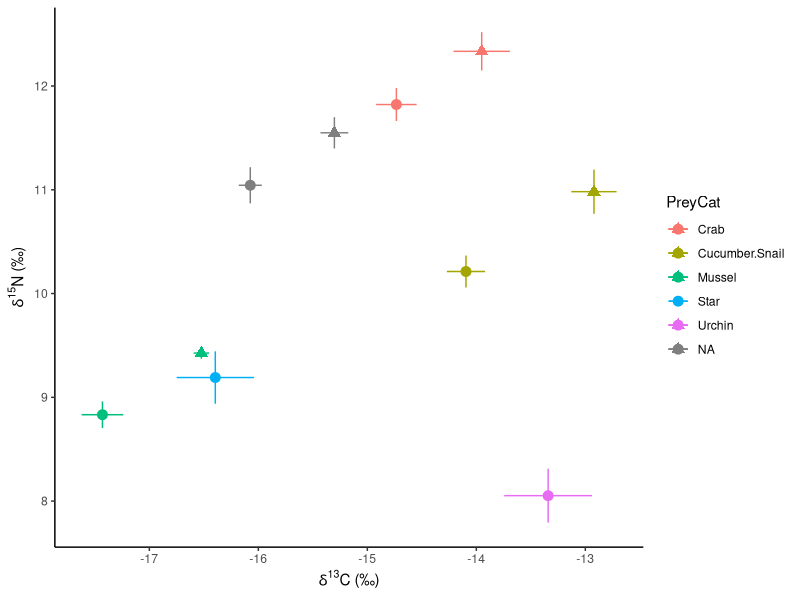
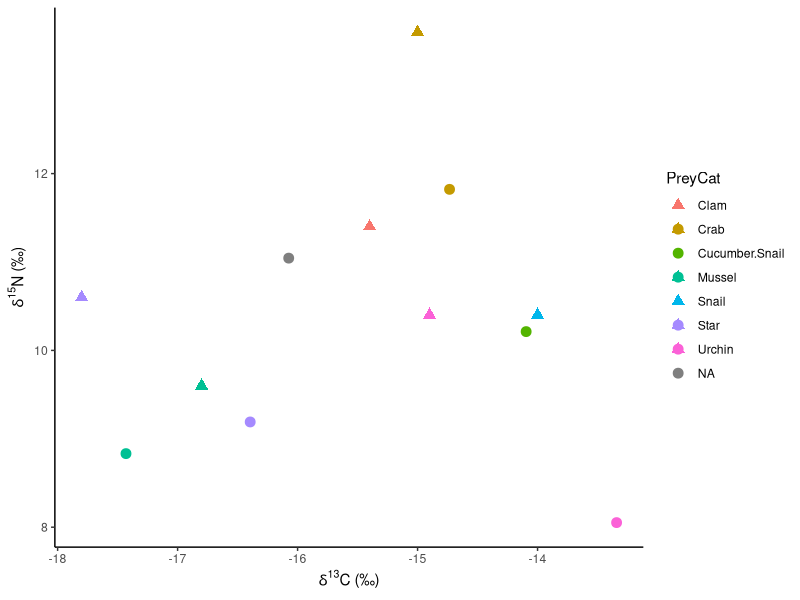
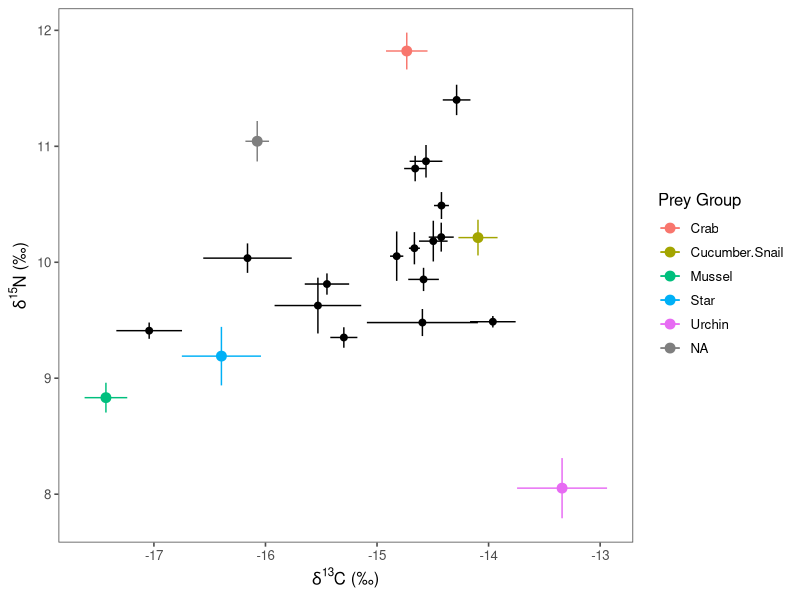
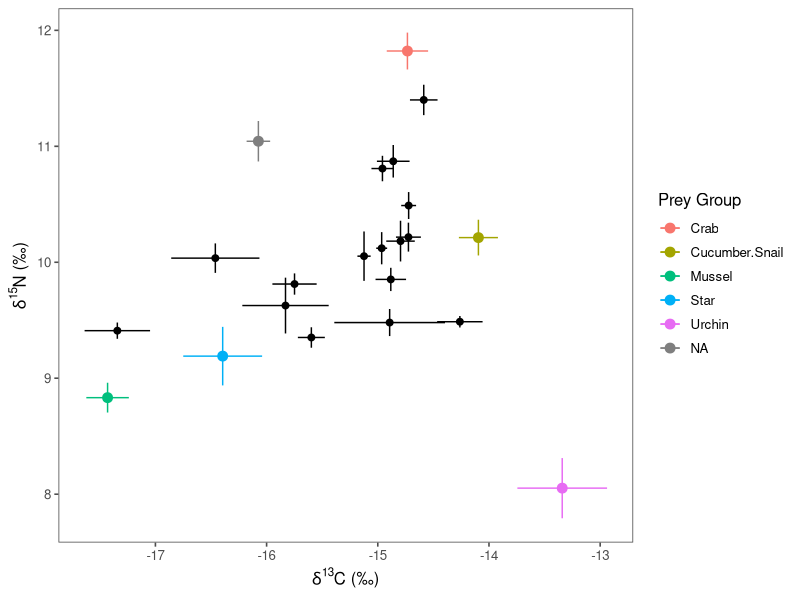
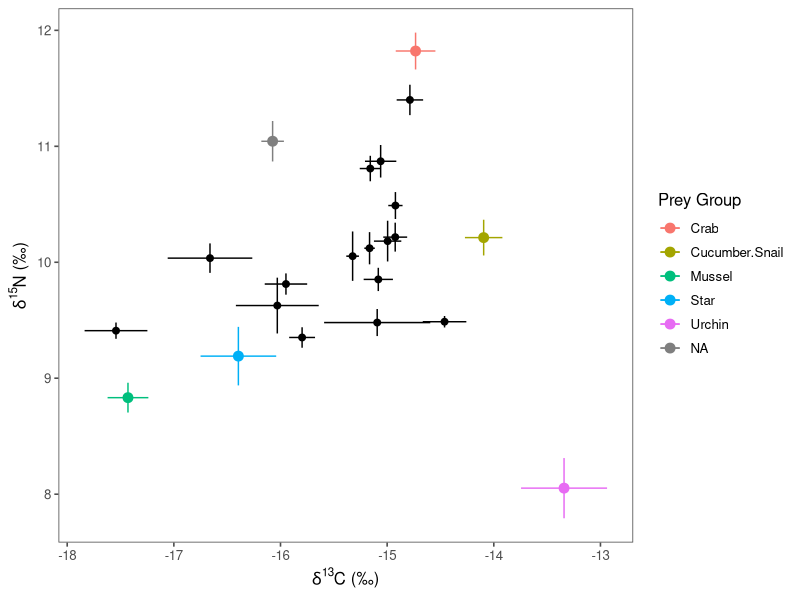
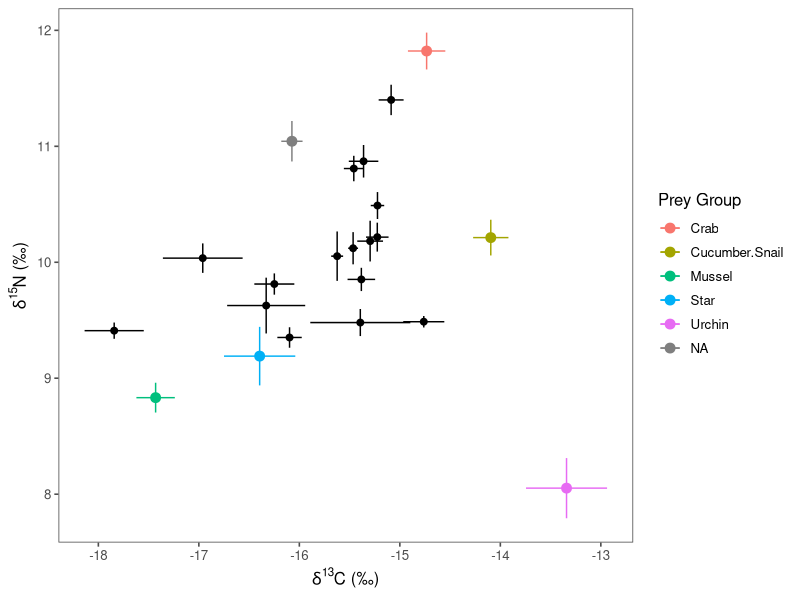
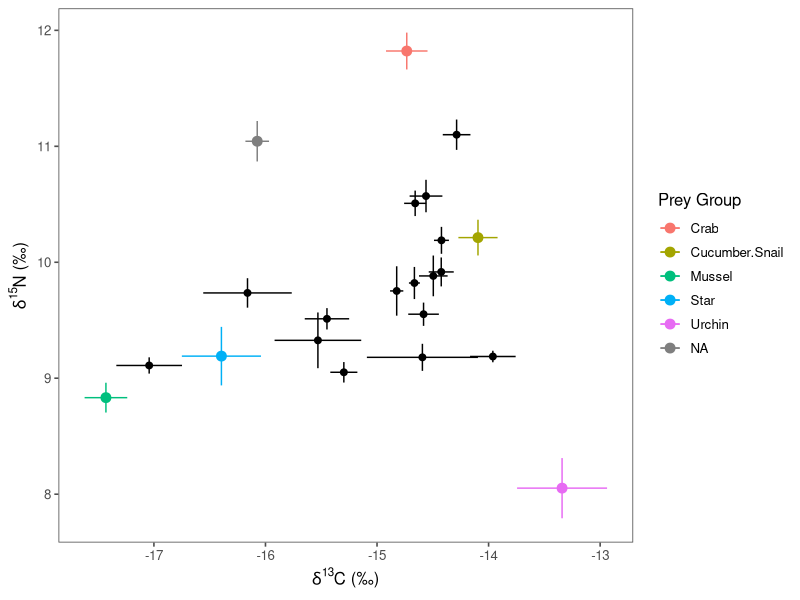
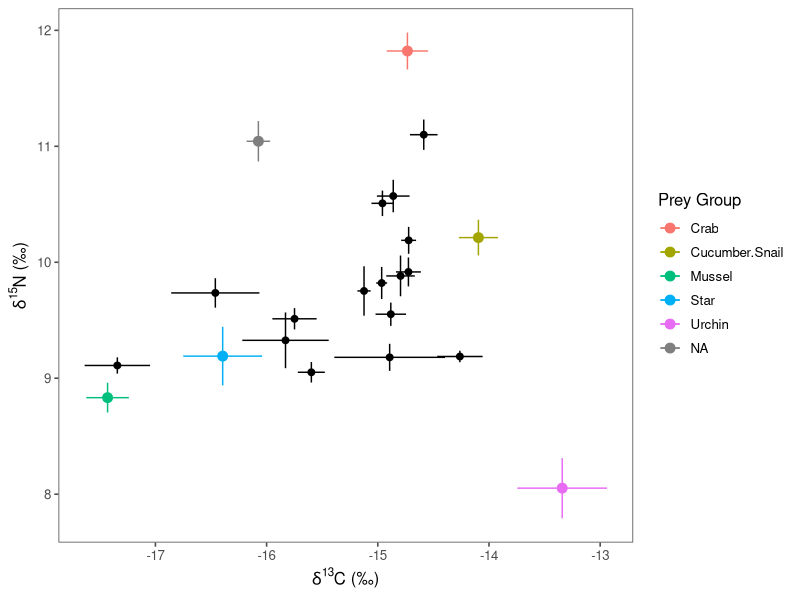

Reproduce these figures in R, in order.
## ---- chunk 1
knitr::opts_chunk$set(echo = TRUE, warning=FALSE)
## ---- chunk 2
library(ggplot2)
library(dplyr)
library(ggthemes)

si.prey <- read.csv("sifinal.csv")

whisker <- read.csv("whiskers.csv")
whisker$OtterID<-as.factor(whisker$OtterID)
# for right now, I want to remove 163532
whisker<- filter(whisker, OtterID != "163532")

newsome <- read.csv("Newsome2009.csv")

## ---- chunk 3
si.mean <-si.prey %>%
  group_by(PreyCat) %>% 
  summarise(Cmean=mean(Cnorm), Nmean=mean(N), Csd=sd(Cnorm), Nsd=sd(N), 
            Cse=sd(Cnorm)/sqrt(length(Cnorm)), Nse=sd(N)/sqrt(length(N)))
si.mean<-si.mean[-1,] #removing blank
si.mean<-si.mean[-6,] # removing stars

star <- read.csv("star2.csv")
star.mean <- star %>%
  summarise(Cmean=mean(MeanC), Nmean=mean(MeanN), Csd=sd(MeanC), Nsd=sd(MeanN),
            Cse=sd(MeanC)/sqrt(length(MeanC)), Nse=sd(MeanN)/sqrt(length(MeanN)))
star.mean$PreyCat <- "Star"

si.mean <- full_join(si.mean, star.mean)

si.season <-si.prey %>%
  group_by(PreyCat, Season) %>% 
  summarise(Cmean=mean(Cnorm), Nmean=mean(N), Csd=sd(Cnorm), Nsd=sd(N), 
            Cse=sd(Cnorm)/sqrt(length(Cnorm)), Nse=sd(N)/sqrt(length(N)))
si.season<-si.season[-1,] #removing blank row
si.season<-si.season[-1,] #removing blank row
## ---- chunk 4
whis.mean<-whisker %>%
  group_by(OtterID) %>%
  summarise(Cmean=mean(C), Nmean=mean(N), Csd=sd(C), Nsd=sd(N), 
            Cse=sd(C)/sqrt(length(C)), Nse=sd(N)/sqrt(length(N)), 
            Crange=(max(C)-min(C)), Nrange=max((N)-min(N)))

whis.season<-whisker %>%
  group_by(OtterID, Season) %>%
  summarise(Cmean=mean(C), Nmean=mean(N), Csd=sd(C), Nsd=sd(N), 
            Cse=sd(C)/sqrt(length(C)), Nse=sd(N)/sqrt(length(N)), 
            Crange=(max(C)-min(C)), Nrange=max((N)-min(N)))
## ---- chunk 5

mussel<-filter(si.prey, PreyCat=="Mussel")
Cmussel<-filter(mussel, Site=="Craig")
Smussel<-filter(mussel, Site=="Soda Bay")

mean(Smussel$Cnorm)#  -18.40197
mean(Smussel$N)#  8.195714
mean(Cmussel$Cnorm)#  -16.52315
mean(Cmussel$N)#  9.426667
mus.n<-mean(Cmussel$N)-mean(Smussel$N)#  1.230952
mus.c<-mean(Cmussel$Cnorm)-mean(Smussel$Cnorm)#1.878819

si.prey$Cadjust<-NA
si.prey$Nadjust<-NA
si.prey$Cadjust<-ifelse(si.prey$Site=="Soda Bay",si.prey$Cnorm+mus.c,si.prey$Cnorm)
si.prey$Nadjust<-ifelse(si.prey$Site=="Soda Bay",si.prey$N+mus.n,si.prey$N)

si.mussel.mean <-si.prey %>%
  group_by(PreyCat) %>% 
  summarise(Cmean=mean(Cadjust), Nmean=mean(Nadjust), Csd=sd(Cadjust), Nsd=sd(Nadjust), 
            Cse=sd(Cadjust)/sqrt(length(Cadjust)), Nse=sd(Nadjust)/sqrt(length(Nadjust)))
si.mussel.mean<-si.mussel.mean[-1,] #removing blank

## ---- chunk 6
ggplot() +
  geom_point(data= si.mean, aes(x=Cmean, y=Nmean, color=PreyCat), shape = 19, size=3) +
  geom_point(data= si.mussel.mean, aes(x=Cmean, y=Nmean, color=PreyCat), shape = 17, size=3) +
  labs(x=expression(paste(delta^13, "C (\u2030)")), 
       y=expression(paste(delta^15, "N (\u2030)" )))  +
  geom_errorbar(data= si.mean, aes(x= Cmean, ymin = Nmean-Nse, ymax = Nmean+Nse, color= 
                                     PreyCat), width=0) + 
  geom_errorbarh(data = si.mean, aes(y=Nmean, xmin = Cmean-Cse,xmax = Cmean+Cse, color= 
                                       PreyCat), height=0) +
  geom_errorbar(data = si.mussel.mean, aes(x= Cmean, ymin = Nmean-Nse, ymax = Nmean+Nse, 
                                           color= PreyCat), width=0) + 
  geom_errorbarh(data = si.mussel.mean, aes(y= Nmean, xmin = Cmean-Cse,xmax = Cmean+Cse, 
                                            color=PreyCat), height=0) +
  theme_classic()
## ---- chunk 7
ggplot() +
  geom_point(data= si.mean, aes(x=Cmean, y=Nmean, color=PreyCat),shape=19, size =3) +
  geom_point(data= newsome, aes(x=Cmean, y=Nmean, color=PreyCat), shape=17, size = 3)+
  labs(x=expression(paste(delta^13, "C (\u2030)")), 
       y=expression(paste(delta^15, "N (\u2030)" )))  +
  theme_classic()

## ---- chunk 8
whis.mean$TDFC <- whis.mean$Cmean-1.5
whis.mean$TDFN <- whis.mean$Nmean-2.8
## ---- chunk 9
ggplot() +
  geom_point(data= si.mean, aes(x=Cmean, y=Nmean, color=PreyCat), size=3) +
  labs(x=expression(paste(delta^13, "C (\u2030)")), 
       y=expression(paste(delta^15, "N (\u2030)" )))  +
  scale_color_discrete(name  ="Prey Group") +
  geom_errorbar(data= si.mean, aes(x=Cmean, y=Nmean, ymin = Nmean-Nse, ymax = Nmean+Nse,
                                   color= PreyCat), width=0) + 
  geom_errorbarh(data= si.mean, aes(x=Cmean, y=Nmean, xmin = Cmean-Cse,xmax = Cmean+Cse,
                                    color= PreyCat), height=0) +
  geom_point(data=whis.mean, aes(x=TDFC, y=TDFN), size=2)+
  geom_errorbar(data=whis.mean, aes(x=TDFC, y=TDFN, ymin = TDFN-Nse, ymax = TDFN+Nse),
                width=0) + 
  geom_errorbarh(data=whis.mean, aes(x=TDFC, y=TDFN, xmin = TDFC-Cse, xmax = TDFC+Cse),
                 height=0) +
  theme_few()
## ---- chunk 10
whis.mean$TDFC <- whis.mean$Cmean-1.8
whis.mean$TDFN <- whis.mean$Nmean-2.8
## ---- chunk 11
ggplot() +
  geom_point(data= si.mean, aes(x=Cmean, y=Nmean, color=PreyCat), size=3) +
  labs(x=expression(paste(delta^13, "C (\u2030)")), 
       y=expression(paste(delta^15, "N (\u2030)" )))  +
  scale_color_discrete(name  ="Prey Group") +
  geom_errorbar(data= si.mean, aes(x=Cmean, y=Nmean, ymin = Nmean-Nse, ymax = Nmean+Nse,
                                   color= PreyCat), width=0) + 
  geom_errorbarh(data= si.mean, aes(x=Cmean, y=Nmean, xmin = Cmean-Cse,xmax = Cmean+Cse,
                                    color= PreyCat), height=0) +
  geom_point(data=whis.mean, aes(x=TDFC, y=TDFN), size=2)+
  geom_errorbar(data=whis.mean, aes(x=TDFC, y=TDFN, ymin = TDFN-Nse, ymax = TDFN+Nse),
                width=0) + 
  geom_errorbarh(data=whis.mean, aes(x=TDFC, y=TDFN, xmin = TDFC-Cse, xmax = TDFC+Cse),
                 height=0) +
  theme_few()
## ---- chunk 12
whis.mean$TDFC <- whis.mean$Cmean-2
whis.mean$TDFN <- whis.mean$Nmean-2.8
## ---- chunk 13
ggplot() +
  geom_point(data= si.mean, aes(x=Cmean, y=Nmean, color=PreyCat), size=3) +
  labs(x=expression(paste(delta^13, "C (\u2030)")), 
       y=expression(paste(delta^15, "N (\u2030)" )))  +
  scale_color_discrete(name  ="Prey Group") +
  geom_errorbar(data= si.mean, aes(x=Cmean, y=Nmean, ymin = Nmean-Nse, ymax = Nmean+Nse,
                                   color= PreyCat), width=0) + 
  geom_errorbarh(data= si.mean, aes(x=Cmean, y=Nmean, xmin = Cmean-Cse,xmax = Cmean+Cse,
                                    color= PreyCat), height=0) +
  geom_point(data=whis.mean, aes(x=TDFC, y=TDFN), size=2)+
  geom_errorbar(data=whis.mean, aes(x=TDFC, y=TDFN, ymin = TDFN-Nse, ymax = TDFN+Nse),
                width=0) + 
  geom_errorbarh(data=whis.mean, aes(x=TDFC, y=TDFN, xmin = TDFC-Cse, xmax = TDFC+Cse),
                 height=0) +
  theme_few()
## ---- chunk 14
whis.mean$TDFC <- whis.mean$Cmean-2.3
whis.mean$TDFN <- whis.mean$Nmean-2.8
## ---- chunk 15
ggplot() +
  geom_point(data= si.mean, aes(x=Cmean, y=Nmean, color=PreyCat), size=3) +
  labs(x=expression(paste(delta^13, "C (\u2030)")), 
       y=expression(paste(delta^15, "N (\u2030)" )))  +
  scale_color_discrete(name  ="Prey Group") +
  geom_errorbar(data= si.mean, aes(x=Cmean, y=Nmean, ymin = Nmean-Nse, ymax = Nmean+Nse,
                                   color= PreyCat), width=0) + 
  geom_errorbarh(data= si.mean, aes(x=Cmean, y=Nmean, xmin = Cmean-Cse,xmax = Cmean+Cse,
                                    color= PreyCat), height=0) +
  geom_point(data=whis.mean, aes(x=TDFC, y=TDFN), size=2)+
  geom_errorbar(data=whis.mean, aes(x=TDFC, y=TDFN, ymin = TDFN-Nse, ymax = TDFN+Nse),
                width=0) + 
  geom_errorbarh(data=whis.mean, aes(x=TDFC, y=TDFN, xmin = TDFC-Cse, xmax = TDFC+Cse),
                 height=0) +
  theme_few()
## ---- chunk 16
whis.mean$TDFC <- whis.mean$Cmean-1.5
whis.mean$TDFN <- whis.mean$Nmean-3.1
## ---- chunk 17
ggplot() +
  geom_point(data= si.mean, aes(x=Cmean, y=Nmean, color=PreyCat), size=3) +
  labs(x=expression(paste(delta^13, "C (\u2030)")), 
       y=expression(paste(delta^15, "N (\u2030)" )))  +
  scale_color_discrete(name  ="Prey Group") +
  geom_errorbar(data= si.mean, aes(x=Cmean, y=Nmean, ymin = Nmean-Nse, ymax = Nmean+Nse,
                                   color= PreyCat), width=0) + 
  geom_errorbarh(data= si.mean, aes(x=Cmean, y=Nmean, xmin = Cmean-Cse,xmax = Cmean+Cse,
                                    color= PreyCat), height=0) +
  geom_point(data=whis.mean, aes(x=TDFC, y=TDFN), size=2)+
  geom_errorbar(data=whis.mean, aes(x=TDFC, y=TDFN, ymin = TDFN-Nse, ymax = TDFN+Nse),
                width=0) + 
  geom_errorbarh(data=whis.mean, aes(x=TDFC, y=TDFN, xmin = TDFC-Cse, xmax = TDFC+Cse),
                 height=0) +
  theme_few()
## ---- chunk 18
whis.mean$TDFC <- whis.mean$Cmean-1.8
whis.mean$TDFN <- whis.mean$Nmean-3.1
## ---- chunk 19
ggplot() +
  geom_point(data= si.mean, aes(x=Cmean, y=Nmean, color=PreyCat), size=3) +
  labs(x=expression(paste(delta^13, "C (\u2030)")), 
       y=expression(paste(delta^15, "N (\u2030)" )))  +
  scale_color_discrete(name  ="Prey Group") +
  geom_errorbar(data= si.mean, aes(x=Cmean, y=Nmean, ymin = Nmean-Nse, ymax = Nmean+Nse,
                                   color= PreyCat), width=0) + 
  geom_errorbarh(data= si.mean, aes(x=Cmean, y=Nmean, xmin = Cmean-Cse,xmax = Cmean+Cse,
                                    color= PreyCat), height=0) +
  geom_point(data=whis.mean, aes(x=TDFC, y=TDFN), size=2)+
  geom_errorbar(data=whis.mean, aes(x=TDFC, y=TDFN, ymin = TDFN-Nse, ymax = TDFN+Nse),
                width=0) + 
  geom_errorbarh(data=whis.mean, aes(x=TDFC, y=TDFN, xmin = TDFC-Cse, xmax = TDFC+Cse),
                 height=0) +
  theme_few()
## ---- chunk 20
whis.mean$TDFC <- whis.mean$Cmean-2
whis.mean$TDFN <- whis.mean$Nmean-3.1
## ---- chunk 21
ggplot() +
  geom_point(data= si.mean, aes(x=Cmean, y=Nmean, color=PreyCat), size=3) +
  labs(x=expression(paste(delta^13, "C (\u2030)")), 
       y=expression(paste(delta^15, "N (\u2030)" )))  +
  scale_color_discrete(name  ="Prey Group") +
  geom_errorbar(data= si.mean, aes(x=Cmean, y=Nmean, ymin = Nmean-Nse, ymax = Nmean+Nse,
                                   color= PreyCat), width=0) + 
  geom_errorbarh(data= si.mean, aes(x=Cmean, y=Nmean, xmin = Cmean-Cse,xmax = Cmean+Cse,
                                    color= PreyCat), height=0) +
  geom_point(data=whis.mean, aes(x=TDFC, y=TDFN), size=2)+
  geom_errorbar(data=whis.mean, aes(x=TDFC, y=TDFN, ymin = TDFN-Nse, ymax = TDFN+Nse),
                width=0) + 
  geom_errorbarh(data=whis.mean, aes(x=TDFC, y=TDFN, xmin = TDFC-Cse, xmax = TDFC+Cse),
                 height=0) +
  theme_few()
## ---- chunk 22
whis.mean$TDFC <- whis.mean$Cmean-2.3
whis.mean$TDFN <- whis.mean$Nmean-3.1
## ---- chunk 23
ggplot() +
  geom_point(data= si.mean, aes(x=Cmean, y=Nmean, color=PreyCat), size=3) +
  labs(x=expression(paste(delta^13, "C (\u2030)")), 
       y=expression(paste(delta^15, "N (\u2030)" )))  +
  scale_color_discrete(name  ="Prey Group") +
  geom_errorbar(data= si.mean, aes(x=Cmean, y=Nmean, ymin = Nmean-Nse, ymax = Nmean+Nse,
                                   color= PreyCat), width=0) + 
  geom_errorbarh(data= si.mean, aes(x=Cmean, y=Nmean, xmin = Cmean-Cse,xmax = Cmean+Cse,
                                    color= PreyCat), height=0) +
  geom_point(data=whis.mean, aes(x=TDFC, y=TDFN), size=2)+
  geom_errorbar(data=whis.mean, aes(x=TDFC, y=TDFN, ymin = TDFN-Nse, ymax = TDFN+Nse),
                width=0) + 
  geom_errorbarh(data=whis.mean, aes(x=TDFC, y=TDFN, xmin = TDFC-Cse, xmax = TDFC+Cse),
                 height=0) +
  theme_few()
## ---- chunk 24
whis.mean$TDFC <- whis.mean$Cmean-1.5
whis.mean$TDFN <- whis.mean$Nmean-3.5
## ---- chunk 25
ggplot() +
  geom_point(data= si.mean, aes(x=Cmean, y=Nmean, color=PreyCat), size=3) +
  labs(x=expression(paste(delta^13, "C (\u2030)")), 
       y=expression(paste(delta^15, "N (\u2030)" )))  +
  scale_color_discrete(name  ="Prey Group") +
  geom_errorbar(data= si.mean, aes(x=Cmean, y=Nmean, ymin = Nmean-Nse, ymax = Nmean+Nse,
                                   color= PreyCat), width=0) + 
  geom_errorbarh(data= si.mean, aes(x=Cmean, y=Nmean, xmin = Cmean-Cse,xmax = Cmean+Cse,
                                    color= PreyCat), height=0) +
  geom_point(data=whis.mean, aes(x=TDFC, y=TDFN), size=2)+
  geom_errorbar(data=whis.mean, aes(x=TDFC, y=TDFN, ymin = TDFN-Nse, ymax = TDFN+Nse),
                width=0) + 
  geom_errorbarh(data=whis.mean, aes(x=TDFC, y=TDFN, xmin = TDFC-Cse, xmax = TDFC+Cse),
                 height=0) +
  theme_few()
## ---- chunk 26
whis.mean$TDFC <- whis.mean$Cmean-1.8
whis.mean$TDFN <- whis.mean$Nmean-3.5
## ---- chunk 27
ggplot() +
  geom_point(data= si.mean, aes(x=Cmean, y=Nmean, color=PreyCat), size=3) +
  labs(x=expression(paste(delta^13, "C (\u2030)")), 
       y=expression(paste(delta^15, "N (\u2030)" )))  +
  scale_color_discrete(name  ="Prey Group") +
  geom_errorbar(data= si.mean, aes(x=Cmean, y=Nmean, ymin = Nmean-Nse, ymax = Nmean+Nse,
                                   color= PreyCat), width=0) + 
  geom_errorbarh(data= si.mean, aes(x=Cmean, y=Nmean, xmin = Cmean-Cse,xmax = Cmean+Cse,
                                    color= PreyCat), height=0) +
  geom_point(data=whis.mean, aes(x=TDFC, y=TDFN), size=2)+
  geom_errorbar(data=whis.mean, aes(x=TDFC, y=TDFN, ymin = TDFN-Nse, ymax = TDFN+Nse),
                width=0) + 
  geom_errorbarh(data=whis.mean, aes(x=TDFC, y=TDFN, xmin = TDFC-Cse, xmax = TDFC+Cse),
                 height=0) +
  theme_few()
## ---- chunk 28
whis.mean$TDFC <- whis.mean$Cmean-2
whis.mean$TDFN <- whis.mean$Nmean-3.5
## ---- chunk 29
ggplot() +
  geom_point(data= si.mean, aes(x=Cmean, y=Nmean, color=PreyCat), size=3) +
  labs(x=expression(paste(delta^13, "C (\u2030)")), 
       y=expression(paste(delta^15, "N (\u2030)" )))  +
  scale_color_discrete(name  ="Prey Group") +
  geom_errorbar(data= si.mean, aes(x=Cmean, y=Nmean, ymin = Nmean-Nse, ymax = Nmean+Nse,
                                   color= PreyCat), width=0) + 
  geom_errorbarh(data= si.mean, aes(x=Cmean, y=Nmean, xmin = Cmean-Cse,xmax = Cmean+Cse,
                                    color= PreyCat), height=0) +
  geom_point(data=whis.mean, aes(x=TDFC, y=TDFN), size=2)+
  geom_errorbar(data=whis.mean, aes(x=TDFC, y=TDFN, ymin = TDFN-Nse, ymax = TDFN+Nse),
                width=0) + 
  geom_errorbarh(data=whis.mean, aes(x=TDFC, y=TDFN, xmin = TDFC-Cse, xmax = TDFC+Cse),
                 height=0) +
  theme_few()
## ---- chunk 30
whis.mean$TDFC <- whis.mean$Cmean-2.3
whis.mean$TDFN <- whis.mean$Nmean-3.5
## ---- chunk 31
ggplot() +
  geom_point(data= si.mean, aes(x=Cmean, y=Nmean, color=PreyCat), size=3) +
  labs(x=expression(paste(delta^13, "C (\u2030)")), 
       y=expression(paste(delta^15, "N (\u2030)" )))  +
  scale_color_discrete(name  ="Prey Group") +
  geom_errorbar(data= si.mean, aes(x=Cmean, y=Nmean, ymin = Nmean-Nse, ymax = Nmean+Nse,
                                   color= PreyCat), width=0) + 
  geom_errorbarh(data= si.mean, aes(x=Cmean, y=Nmean, xmin = Cmean-Cse,xmax = Cmean+Cse,
                                    color= PreyCat), height=0) +
  geom_point(data=whis.mean, aes(x=TDFC, y=TDFN), size=2)+
  geom_errorbar(data=whis.mean, aes(x=TDFC, y=TDFN, ymin = TDFN-Nse, ymax = TDFN+Nse),
                width=0) + 
  geom_errorbarh(data=whis.mean, aes(x=TDFC, y=TDFN, xmin = TDFC-Cse, xmax = TDFC+Cse),
                 height=0) +
  theme_few()
